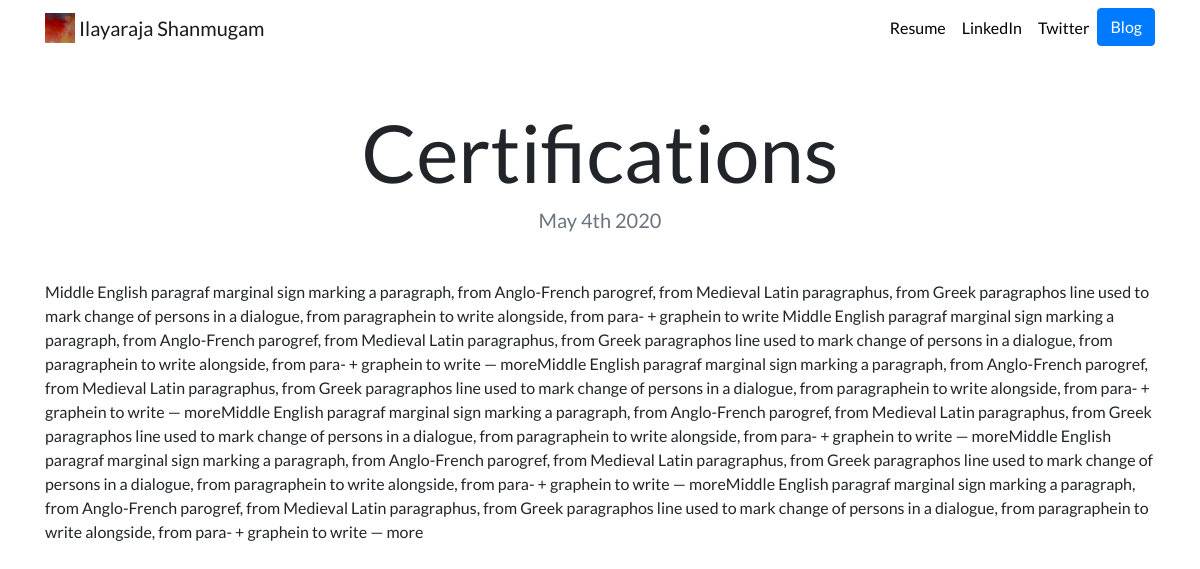
The app's page /blog/4/ with its own data.
### blog/models.py (models this page shows, shortened)
class Blog(models.Model):
    title = models.CharField(max_length=200)
    desc = models.TextField()
    date = models.DateField()

### blog/views.py (the view)
# urls.py: path('<int:blog_id>/', views.detail, name='detail'),
def detail(request, blog_id):
    blog = get_object_or_404(Blog, pk=blog_id)
    return render(request, 'blog/detail.html',{'blog':blog})

### blog/templates/blog/detail.html
{% extends "portfolio/base.html" %}
{% load static %}
{% block content %}
<h1 class="text-center mt-5" id="blogdetailtitle">{{ blog.title }}</h1>
<h5 class="text-center text-muted mb-5">{{ blog.date|date:'F jS Y' }}</h5>
<p>{{ blog.desc|safe }}</p>
{% endblock %}

### portfolio/static/portfolio/custom.css (style rules this page uses)
body { font-family: 'Lato', sans-serif; }
@media (min-width: 992px) { #blogdetailtitle { font-size: 5rem; } }

### records on screen
Blog: title "Certifications", date "May 4th 2020", desc "Middle English paragraf marginal sign marking a paragraph, from Anglo-French parogref, from Medieval Latin paragraphus, from Greek paragraphos line used to mark change of persons in a dialogue, from paragraphein to write alongside, from para- + graphein to write Middle English paragraf marginal sign marking a paragraph, from Anglo-French parogref, from Medieval Latin paragraphus, from Greek paragraphos line used to mark change of persons in a dialogue, from paragraphein to write alongside, from para- + graphein to write — moreMiddle English paragraf marginal sign marking a paragraph, from Anglo-French parogref, from Medieval Latin paragraphus, from Greek paragraphos line used to mark change…"
